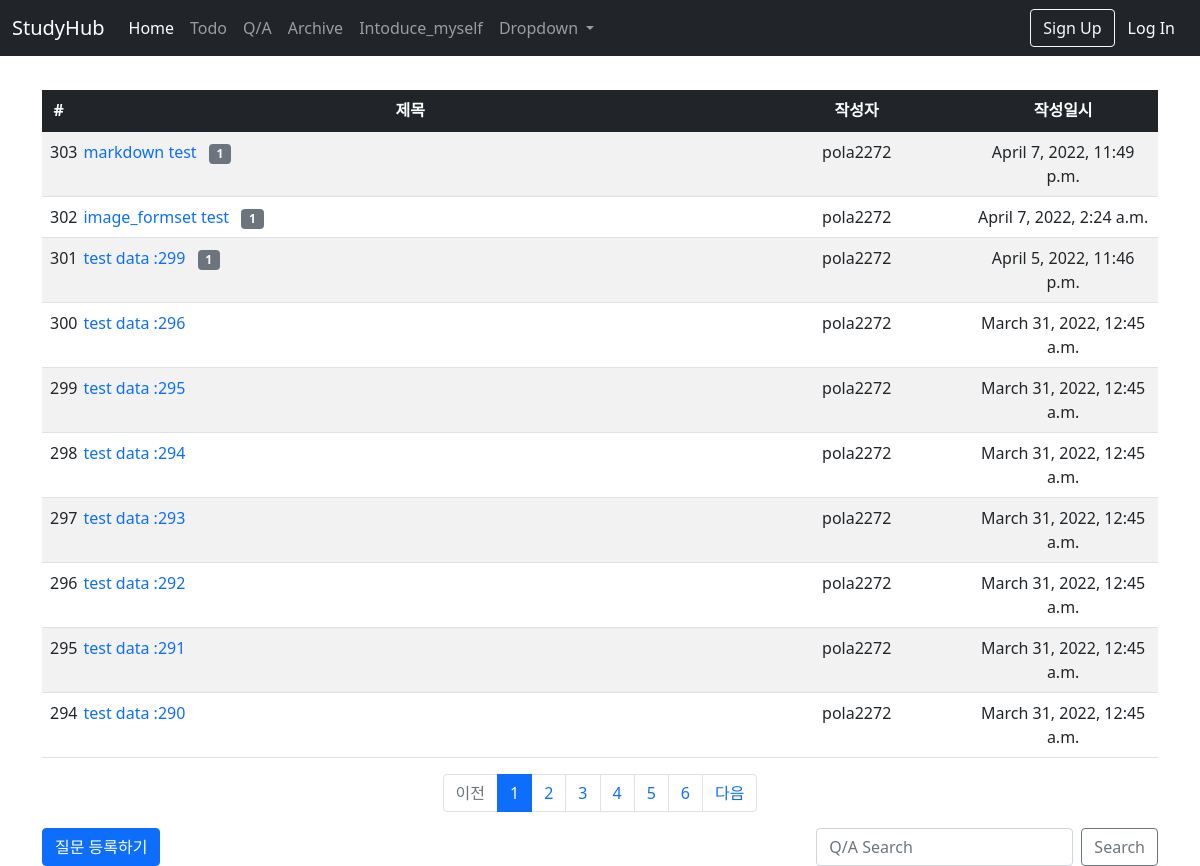
/board/, run on the app's committed database.
### board/models.py (models this page shows, shortened)
class Question(models.Model):
    subject = models.CharField(max_length=200, verbose_name='질문제목')
    content = models.TextField(verbose_name='질문내용')
    create_date = models.DateTimeField(auto_now=True, verbose_name='작성일시')
    author = models.ForeignKey(User, on_delete=models.CASCADE)
    modify_date = models.DateTimeField(auto_now=True)

### board/views.py (the view)
# urls.py: path('', index, name='index'),
def index(request):
    page = request.GET.get('page', '1')
    question_list = Question.objects.order_by('-create_date')
    paginator = Paginator(question_list, 10) #페이지당 글 10개
    page_obj = paginator.get_page(page)
    context = {'question_list': page_obj}
    return render(request, 'board/question_list.html', context)

### board/templatetags/board_filter.py (called while the page is built)
@register.filter
def sub(value, arg):
    return value - arg

### board/templates/board/question_list.html (shortened to what this page needs)
{%extends 'base.html' %}
{% load board_filter %}
{% block content %}
<div class="container">
    <table class="table table-striped" style="table-layout: fixed"  >
        <thead class="table-dark text-center">
        <tr>
            <th scope="col" width="3%">#</th>
            <th scope="col" width="60%">제목</th>
            <th scope="col" width="20%">작성자</th>
            <th scope="col" width="17%">작성일시</th>
        </tr>
        </thead>
        <tbody class="text-center">
            {% if question_list %}
            {% for question in question_list %}
        <tr>
            <td scope="row">{{ question_list.paginator.count|sub:question_list.start_index|sub:forloop.counter0|add:1}}</td>
            <td class="text-start"><a href="{% url 'board:detail' question.id %}" class="text-decoration-none">{{ question.subject }}</a>
            {% if question.answer_set.count > 0 %}
            <span class="badge bg-secondary text-light mx-2">{{ question.answer_set.count }}</span>
            {% endif %}</td>
            <td>{{ question.author.username }}</td>
            <td>{{ question.create_date }}</td>
        </tr>
        {% endfor %}
        {% else %}
        <tr>
            <td colspan="3">등록된 질문이 없습니다.</td>
        </tr>
        {% endif %}
    </table>
    <ul class="pagination justify-content-center">
        {% if question_list.has_previous %}
        <li class="page-item">
            <a class="page-link" href="?page={{ question_list.previous_page_number }}">이전</a>
        </li>
        {% else %}
        <li class="page-item disabled">
            <a class="page-link" tabindex="-1" aria-disabled="true" href="#">이전</a>
        </li>
        {% endif %}
        {% for page_number in question_list.paginator.page_range %}
        {% if page_number >= question_list.number|add:-5 and page_number <= question_list.number|add:5 %}
            {%if page_number == question_list.number %}
            <li class="page-item active" aria-current="page">
                <a class="page-link" href="?page={{ page_number }}">{{ page_number }}</a>
            </li>
            {% else %}
            <li class="page-item">
                <a class="page-link" href="?page={{ page_number }}">{{ page_number}}</a>
            </li>
            {% endif %}
            {% endif %}
        {% endfor %}
        {% if question_list.has_next %}
            <li class="page-item">
                <a class="page-link" href="?page={{ question_list.next_page_number }}">다음</a>
            </li>
        {% else %}
            <li class="page-item disabled">
                <a class="page-link" tabindex="-1" aria-disabled="true" href="#">다음</a>
            </li>
        {% endif %}
    </ul>
<div class="d-flex justify-content-between">
    <a href="{% url 'board:question_create' %}" class="btn btn-primary">질문 등록하기</a>
    <form class="d-flex" action="{% url 'board:search'%}" method="GET">
        <input class="form-control me-2" type="text" placeholder="Q/A Search" id="search" aria-label="Search" name="search" value="{{search|default_if_none:''}}">
        <button class="btn btn-outline-secondary" type="submit">Search</button>
      </form>
    </div>
</div>
{% endblock %}

### data on the page
Question: paginator.count|sub "303", subject "markdown test", answer_set.count "1", author.username "pola2272", create_date "April 7, 2022, 11:49 p.m."
Question: paginator.count|sub "302", subject "image_formset test", answer_set.count "1", author.username "pola2272", create_date "April 7, 2022, 2:24 a.m."
Question: paginator.count|sub "301", subject "test data :299", answer_set.count "1", author.username "pola2272", create_date "April 5, 2022, 11:46 p.m."
Question: paginator.count|sub "300", subject "test data :296", author.username "pola2272", create_date "March 31, 2022, 12:45 a.m."
Question: paginator.count|sub "299", subject "test data :295", author.username "pola2272", create_date "March 31, 2022, 12:45 a.m."
Question: paginator.count|sub "298", subject "test data :294", author.username "pola2272", create_date "March 31, 2022, 12:45 a.m."
Question: paginator.count|sub "297", subject "test data :293", author.username "pola2272", create_date "March 31, 2022, 12:45 a.m."
Question: paginator.count|sub "296", subject "test data :292", author.username "pola2272", create_date "March 31, 2022, 12:45 a.m."
Question: paginator.count|sub "295", subject "test data :291", author.username "pola2272", create_date "March 31, 2022, 12:45 a.m."
Question: paginator.count|sub "294", subject "test data :290", author.username "pola2272", create_date "March 31, 2022, 12:45 a.m."

### other printed values
{{ page_number }} "1"
{{ page_number }} "2" "3" "4" "5" "6"
